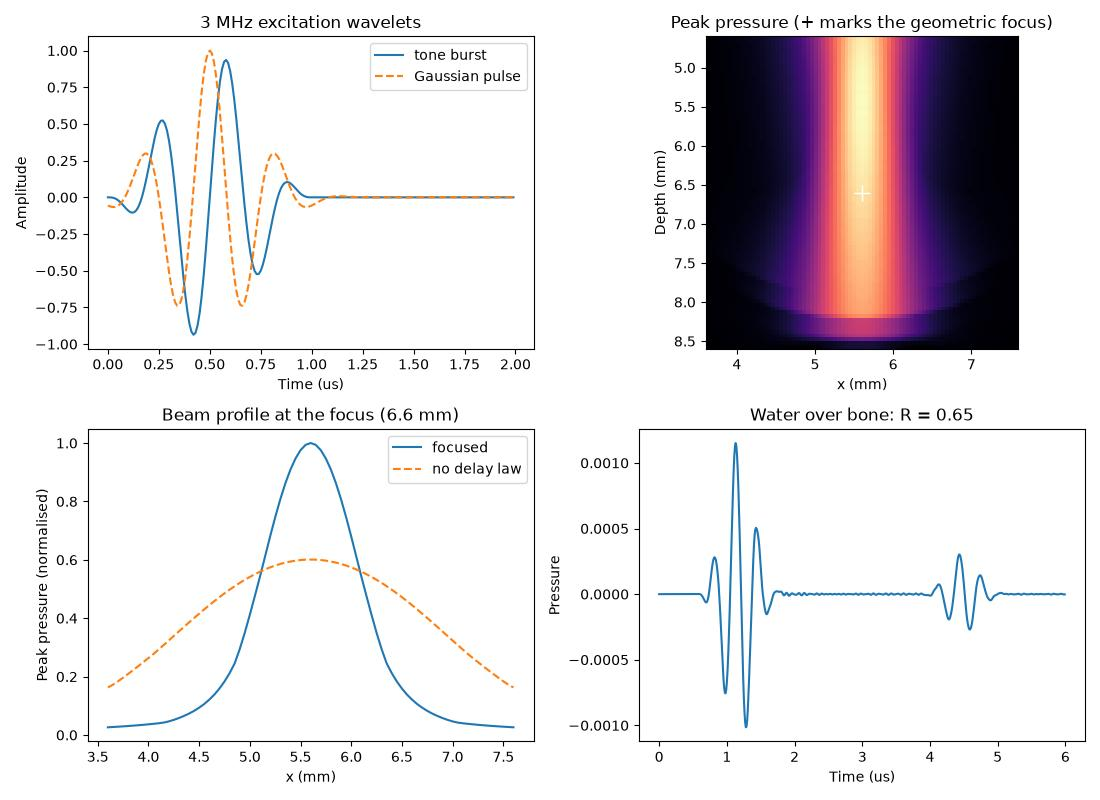

Recreate this plot in Python.
"""Focused ultrasound: a delay-focused array and a fluid-solid interface.

Everything here is in one unit system: millimetres, microseconds and
megahertz. Nothing converts between unit systems, because there is nothing
to convert -- Deepwave only ever combines these numbers in dimensionless
groups.

Part 1 builds the two excitation wavelets ultrasound and NDT use. Part 2
drives a linear array element with a focusing delay law and measures where
the beam really focuses. Part 3 puts water over bone and measures the
fluid-solid reflection coefficient.
"""

import math
import os

import matplotlib.pyplot as plt
import torch

import deepwave
from deepwave import elastic, scalar, transducers
from deepwave.wavelets import gaussian_pulse, tone_burst

# ``DEEPWAVE_SMOKE=1`` shrinks this example so that it can be run quickly
# as an automated check; the default sizes are the ones the text describes.
smoke = os.environ.get("DEEPWAVE_SMOKE") == "1"

# --- section: units ---
# One unit system throughout: mm, microseconds, MHz.
dx = 0.05  # mm cells (50 um): 10 cells per wavelength at 3 MHz in water
dt = 0.01  # microseconds (10 ns)
v_water = 1.5  # mm/us, i.e. 1500 m/s
rho_water = 1.0  # water density, in whatever mass unit you like
freq = 3.0  # MHz: the transducer's centre frequency

wavelength = v_water / freq  # 0.5 mm
cells_per_wavelength = wavelength / dx  # 10
courant = v_water * dt / dx  # 0.3
print(f"{cells_per_wavelength:.1f} cells/wavelength, Courant {courant:.2f}")

# `transducers` works in grid cells, so the speed it wants is a speed in
# cells per unit time. That division is the only conversion in this script.
c_cells = v_water / dx  # 30 cells/us

# --- section: wavelets ---
# A tone burst and a Gaussian pulse: the two standard excitations.
# `peak_time` is given explicitly. Left out, every wavelet builder centres
# itself in the record (`peak_time = nt * dt / 2`), which is what a plot
# wants but wastes half the run when the wavelet is only there to start a
# simulation, so these two are placed at the front of their records.
n_cycles = 3
burst_duration = n_cycles / freq  # 1 us
peak_time = burst_duration / 2
nt_wavelet = 200  # 2 us of record, for the plot
burst = tone_burst(
    freq=freq,
    n_cycles=n_cycles,
    nt=nt_wavelet,
    dt=dt,
    peak_time=peak_time,
)
pulse = gaussian_pulse(
    freq=freq,
    bandwidth_frac=0.6,  # fractional -6 dB bandwidth (scipy convention)
    nt=nt_wavelet,
    dt=dt,
    peak_time=peak_time,
)

# Both builders hit the frequency you asked for. `rfftfreq`'s `d` is the
# sample spacing in microseconds, so the frequency axis is in MHz.
wavelet_freqs = torch.fft.rfftfreq(nt_wavelet, d=dt)
burst_bin = int(torch.fft.rfft(burst).abs().argmax())
pulse_bin = int(torch.fft.rfft(pulse).abs().argmax())
print(
    f"peak frequency: tone burst {wavelet_freqs[burst_bin]:.2f} MHz, "
    f"Gaussian pulse {wavelet_freqs[pulse_bin]:.2f} MHz"
)

# --- section: array ---
# A linear array element, focused by a delay law. Sizes are in mm and are
# converted to cells once, here.
aperture_mm = 4.0 if smoke else 6.0
focal_depth_mm = 4.0 if smoke else 6.0
aperture = aperture_mm / dx  # cells
focal_depth = focal_depth_mm / dx  # cells
f_number = focal_depth / aperture  # 1.0: a strongly focused aperture

array_y = 12.0  # the array face, 12 cells below the top of the model
patch = 30 if smoke else 40  # half-width in cells of the measured patch
margin = patch + 12.0  # water beyond the focus and beside the aperture
ny = int(array_y + focal_depth + margin)
nx = int(aperture + 2 * margin) + 1
centre_x = (nx - 1) / 2
focus_y = array_y + focal_depth
pml_width = 20

# The element is tessellated at half-cell spacing, so most of its points
# sit off the grid nodes; the propagator band-limit-interpolates them onto
# the grid with Hicks interpolation automatically.
locations, weights = transducers.line_element(
    centre=[array_y, centre_x],
    direction=[0.0, 1.0],
    length=aperture,
    spacing=0.5,
    window="hann",  # apodised, to suppress the beam's side lobes
)

# `c` is in cells per unit time, so the delays come back in microseconds,
# the same unit as `dt`.
delays = transducers.delays_to_focus(
    locations,
    focus=[focus_y, centre_x],
    c=c_cells,
)

# Every contribution is timed to reach the focus together, at the moment
# the farthest element point's wavelet gets there.
focus_point = torch.tensor([focus_y, centre_x])
range_cells = torch.linalg.vector_norm(locations - focus_point, dim=1)
t_focus = peak_time + float(range_cells.max()) / c_cells
nt = round((t_focus + burst_duration) / dt)
print(
    f"{locations.shape[0]} element points, f-number {f_number:.1f}, "
    f"focal arrival {t_focus:.3f} us, {nt} time samples"
)

# `element_source` applies the apodisation weights and the delay law and
# returns the pair a propagator takes. Assembling it by hand means
# remembering `* weights[:, None]`, whose omission does not raise: it just
# quietly changes the beam pattern.
drive = tone_burst(
    freq=freq,
    n_cycles=n_cycles,
    nt=nt,
    dt=dt,
    peak_time=peak_time,
)
source_amplitudes, source_locations = transducers.element_source(
    drive,
    locations,
    weights,
    delays=delays,
    dt=dt,
)

# A patch of receivers around the focus, to measure the beam where it
# matters. Integer cells: no interpolation, no extra cost.
patch_y = torch.arange(int(focus_y) - patch, int(focus_y) + patch + 1)
patch_x = torch.arange(int(centre_x) - patch, int(centre_x) + patch + 1)
grid_y, grid_x = torch.meshgrid(patch_y, patch_x, indexing="ij")
receiver_locations = torch.stack(
    [grid_y.reshape(-1), grid_x.reshape(-1)],
    dim=1,
).unsqueeze(0)

v = torch.full((ny, nx), v_water)


def run_array(amplitudes):
    """Propagate one array excitation and return the receiver patch."""
    out = scalar(
        v,
        dx,
        dt,
        source_amplitudes=amplitudes,
        source_locations=source_locations,
        receiver_locations=receiver_locations,
        pml_width=pml_width,
        # Always set pml_freq. In this unit system it is in MHz.
        pml_freq=freq,
        accuracy=8,
    )
    n_y, n_x = len(patch_y), len(patch_x)
    return out.receiver_amplitudes[0].reshape(n_y, n_x, nt)


focused = run_array(source_amplitudes)

# The same element with no delay law at all, for comparison: an unfocused,
# apodised aperture radiating a plane wave.
plane_amplitudes, _ = transducers.element_source(drive, locations, weights)
unfocused = run_array(plane_amplitudes)

# --- section: focus-checks ---
# The peak pressure each cell ever sees: how a focused field is normally
# measured, and what a hydrophone scan reports.
peak_focused = focused.abs().amax(dim=-1)
peak_unfocused = unfocused.abs().amax(dim=-1)


def minus_6db_width(profile):
    """Width in cells of the region where a profile is within -6 dB."""
    above = (profile >= profile.max() / 2).nonzero().flatten()
    return float(above[-1] - above[0]) + 1.0


def envelope(trace):
    """The analytic-signal envelope of a real trace."""
    n_time = trace.shape[-1]
    spectrum = torch.fft.fft(trace)
    weight = torch.zeros(n_time, dtype=spectrum.dtype)
    weight[0] = 1
    weight[1 : (n_time + 1) // 2] = 2
    if n_time % 2 == 0:
        weight[n_time // 2] = 1
    return torch.fft.ifft(spectrum * weight).abs()


focal_row = int(focus_y) - int(patch_y[0])
focal_col = int(centre_x) - int(patch_x[0])
lateral_focused = peak_focused[focal_row]
lateral_unfocused = peak_unfocused[focal_row]
width_focused = minus_6db_width(lateral_focused)
width_unfocused = minus_6db_width(lateral_unfocused)

# Laterally, the peak-pressure maximum is at the focus. This is the
# direction in which a focused aperture localises sharply: the -6 dB beam
# width is of order the wavelength times the f-number.
lateral_peak_bin = int(peak_focused.max(dim=0).values.argmax())
lateral_peak_x = float(patch_x[lateral_peak_bin])
print(
    f"lateral peak at x = {lateral_peak_x:.0f} cells (focus at "
    f"{centre_x:.0f}); -6 dB width {width_focused:.0f} cells focused, "
    f"{width_unfocused:.0f} unfocused"
)

# Axially, the delay law is confirmed by *time of flight*, not by an
# amplitude peak. The depth of field of a focused aperture is roughly
# 7 * wavelength * f_number**2 cells -- about 70 cells here -- so the
# on-axis peak pressure is nearly flat through the focal region, and as
# with any focused aperture its maximum sits well in front of the
# geometric focus. The arrival time is sharp instead: the focal trace's
# envelope peaks when the delay law says it should.
focal_trace = focused[focal_row, focal_col]
t_measured = float(envelope(focal_trace).argmax()) * dt
one_cell_of_travel = dx / v_water  # us
axial_error = abs(t_measured - t_focus) / one_cell_of_travel  # cells
print(
    f"focal arrival: predicted {t_focus:.3f} us, measured "
    f"{t_measured:.3f} us ({axial_error:.2f} cells of travel apart)"
)

assert torch.isfinite(peak_focused).all(), "focal field is not finite"
assert torch.isfinite(peak_unfocused).all(), "plane field is not finite"
assert abs(lateral_peak_x - centre_x) <= 1.0, (
    f"lateral peak at {lateral_peak_x}, over one cell from the focus at "
    f"{centre_x}"
)
assert axial_error <= 1.0, (
    f"focal arrival is {axial_error:.2f} cells of travel from the instant "
    f"the delay law predicts"
)
assert width_focused < aperture / 3, (
    f"the beam is {width_focused} cells wide at the focal depth, not "
    f"focused down from the {aperture:.0f}-cell aperture"
)
assert width_unfocused > 1.5 * width_focused, (
    f"dropping the delay law did not broaden the beam "
    f"({width_unfocused} vs {width_focused} cells)"
)

# --- section: fluid-solid ---
# Water over cortical bone. A fluid has no shear modulus, so its vs is 0;
# Deepwave's harmonic averaging of mu then imposes the fluid-solid
# condition (normal stress transmitted, no shear traction) for you.
vp_bone, vs_bone, rho_bone = 3.6, 1.8, 1.9  # mm/us, mm/us, and rho
interface = 100  # cells below the top of the model
ny_fs = 160 if smoke else 200
nx_fs = 121

vp = torch.full((ny_fs, nx_fs), v_water)
vs = torch.zeros(ny_fs, nx_fs)
rho = torch.full((ny_fs, nx_fs), rho_water)
vp[interface:] = vp_bone
vs[interface:] = vs_bone
rho[interface:] = rho_bone
lamb, mu, buoyancy = deepwave.vpvsrho_to_lambmubuoyancy(vp, vs, rho)

source_y, receiver_y, fs_x = 30, 50, nx_fs // 2
nt_fs = 600
fs_wavelet = gaussian_pulse(
    freq=freq,
    bandwidth_frac=0.6,
    nt=nt_fs,
    dt=dt,
    peak_time=peak_time,
    shape=(1, 1),  # [n_shots, n_sources, nt], with nothing copied
)
fs_out = elastic(
    lamb,
    mu,
    buoyancy,
    dx,
    dt,
    source_amplitudes_pressure_rate=fs_wavelet,
    source_locations_pressure_rate=torch.tensor([[[source_y, fs_x]]]),
    receiver_locations_p=torch.tensor([[[receiver_y, fs_x]]]),
    pml_width=pml_width,
    pml_freq=freq,
    accuracy=4,
)
fs_trace = fs_out.receiver_amplitudes_p[0, 0]
fs_envelope = envelope(fs_trace)

# Direct arrival and interface reflection, separated in time. Taking the
# *difference* of their arrival times cancels whatever time the source
# waveform itself takes to reach its peak.
direct_cells = receiver_y - source_y
reflect_cells = (interface - source_y) + (interface - receiver_y)
gap_samples = (reflect_cells - direct_cells) / c_cells / dt
split = round((direct_cells + reflect_cells) / 2 / c_cells / dt)
i_direct = int(fs_envelope[:split].argmax())
i_reflect = split + int(fs_envelope[split:].argmax())
gap_error = abs((i_reflect - i_direct) - gap_samples)

# The normal-incidence reflection coefficient, corrected for the
# 1/sqrt(range) spreading of a 2-D wave over the two path lengths.
spreading = math.sqrt(reflect_cells / direct_cells)
ratio = float(fs_envelope[i_reflect] / fs_envelope[i_direct])
r_measured = ratio * spreading
z_water = rho_water * v_water
z_bone = rho_bone * vp_bone
r_predicted = (z_bone - z_water) / (z_bone + z_water)
print(
    f"fluid-solid: reflection {i_reflect - i_direct} samples after the "
    f"direct arrival (predicted {gap_samples:.0f}); R = {r_measured:.3f} "
    f"(predicted {r_predicted:.3f})"
)

assert torch.isfinite(fs_trace).all(), "fluid-solid trace is not finite"
assert float(mu[:interface].abs().max()) == 0.0, (
    "the fluid region should carry no shear modulus"
)
assert gap_error <= 3, (
    f"the reflection arrived {gap_error:.0f} samples from its predicted "
    f"two-way time"
)
assert abs(r_measured - r_predicted) < 0.1 * r_predicted, (
    f"measured reflection coefficient {r_measured:.3f} is not within 10% "
    f"of the impedance-contrast prediction {r_predicted:.3f}"
)

# --- section: plot ---
time_axis = torch.arange(nt_wavelet) * dt
extent = [
    float(patch_x[0]) * dx,
    float(patch_x[-1]) * dx,
    float(patch_y[-1]) * dx,
    float(patch_y[0]) * dx,
]
_, ax = plt.subplots(2, 2, figsize=(11, 8))
ax[0, 0].plot(time_axis, burst, label="tone burst")
ax[0, 0].plot(time_axis, pulse, "--", label="Gaussian pulse")
ax[0, 0].set_xlabel("Time (us)")
ax[0, 0].set_ylabel("Amplitude")
ax[0, 0].set_title(f"{freq:g} MHz excitation wavelets")
ax[0, 0].legend()

ax[0, 1].imshow(peak_focused, extent=extent, cmap="magma", aspect="equal")
ax[0, 1].plot(centre_x * dx, focus_y * dx, "w+", markersize=12)
ax[0, 1].set_xlabel("x (mm)")
ax[0, 1].set_ylabel("Depth (mm)")
ax[0, 1].set_title("Peak pressure (+ marks the geometric focus)")

peak_scale = lateral_focused.max()
ax[1, 0].plot(patch_x * dx, lateral_focused / peak_scale, label="focused")
ax[1, 0].plot(
    patch_x * dx,
    lateral_unfocused / peak_scale,
    "--",
    label="no delay law",
)
ax[1, 0].set_xlabel("x (mm)")
ax[1, 0].set_ylabel("Peak pressure (normalised)")
ax[1, 0].set_title(f"Beam profile at the focus ({focus_y * dx:g} mm)")
ax[1, 0].legend()

ax[1, 1].plot(torch.arange(nt_fs) * dt, fs_trace)
ax[1, 1].set_xlabel("Time (us)")
ax[1, 1].set_ylabel("Pressure")
ax[1, 1].set_title(f"Water over bone: R = {r_measured:.2f}")

plt.tight_layout()
plt.savefig("example_ultrasound.jpg")
plt.show()
